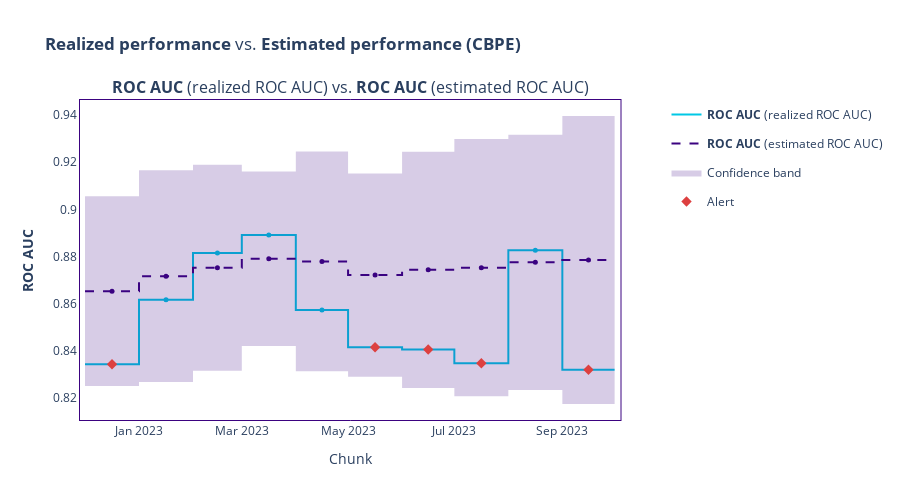

Notebook cell for this chart:
### Markdown cell above
### PD Model Perf-Comp

### Code cell
if is_realized_performance:
    # Calculate realized performance using targets
    pd_calculator = nml.PerformanceCalculator(
        y_pred_proba='pd_predics',
        y_pred='default_predics',
        y_true='fo_par90_flag',
        timestamp_column_name='contract_date',
        metrics=['roc_auc'],
        chunk_period='M',
        problem_type='classification_binary',
        thresholds={
        'roc_auc': pd_auc_threshold
        }
    )

    # Train calculator
    pd_calculator.fit(reference_df)
    # Estimate performance
    pd_realized_results = pd_calculator.calculate(analysis_df)
    # plot
    pd_realized_results.filter(period='analysis').compare(pd_estimated_results).plot().show(width=1)

### Figure 1 — Plotly figure (JSON) as saved in the notebook; plotly's stock layout.template omitted (floating-point values rounded to 4 significant figures)
{"data": [{"hoverinfo": "skip", "line": {"color": "#00c8e5", "shape": "hv", "width": 2}, "mode": "lines", "name": "<b>ROC AUC</b> (realized ROC AUC)", "showlegend": true, "type": "scatter", "x": ["2022-12-01T00:00:00", "2023-01-01T00:00:00", "2023-02-01T00:00:00", "2023-03-01T00:00:00", "2023-04-01T00:00:00", "2023-05-01T00:00:00", "2023-06-01T00:00:00", "2023-07-01T00:00:00", "2023-08-01T00:00:00", "2023-09-01T00:00:00", "2023-09-30T23:59:59.999999999"], "xaxis": "x", "y": [0.8344, 0.8617, 0.8815, 0.8891, 0.8573, 0.8416, 0.8406, 0.8348, 0.8827, 0.832, 0.832], "yaxis": "y"}, {"customdata": [["<b>ROC AUC</b> (realized ROC AUC)", "<b style=\"color:Colors.BLUE_SKY_CRAYOLA;line-height:60px\">Analysis</b>", "<span style=\"color:#AD0000\">⚠ <b>Drift detected</b></span>", "2022-12", "From <b>Dec-01-2022</b> to <b>Dec-31-2022</b>", 0.8344], ["<b>ROC AUC</b> (realized ROC AUC)", "<b style=\"color:Colors.BLUE_SKY_CRAYOLA;line-height:60px\">Analysis</b>", "", "2023-01", "From <b>Jan-01-2023</b> to <b>Jan-31-2023</b>", 0.8617], ["<b>ROC AUC</b> (realized ROC AUC)", "<b style=\"color:Colors.BLUE_SKY_CRAYOLA;line-height:60px\">Analysis</b>", "", "2023-02", "From <b>Feb-01-2023</b> to <b>Feb-28-2023</b>", 0.8815], ["<b>ROC AUC</b> (realized ROC AUC)", "<b style=\"color:Colors.BLUE_SKY_CRAYOLA;line-height:60px\">Analysis</b>", "", "2023-03", "From <b>Mar-01-2023</b> to <b>Mar-31-2023</b>", 0.8891], ["<b>ROC AUC</b> (realized ROC AUC)", "<b style=\"color:Colors.BLUE_SKY_CRAYOLA;line-height:60px\">Analysis</b>", "", "2023-04", "From <b>Apr-01-2023</b> to <b>Apr-30-2023</b>", 0.8573], ["<b>ROC AUC</b> (realized ROC AUC)", "<b style=\"color:Colors.BLUE_SKY_CRAYOLA;line-height:60px\">Analysis</b>", "<span style=\"color:#AD0000\">⚠ <b>Drift detected</b></span>", "2023-05", "From <b>May-01-2023</b> to <b>May-31-2023</b>", 0.8416], ["<b>ROC AUC</b> (realized ROC AUC)", "<b style=\"color:Colors.BLUE_SKY_CRAYOLA;line-height:60px\">Analysis</b>", "<span style=\"color:#AD0000\">⚠ <b>Drift detected</b></span>", "2023-06", "From <b>Jun-01-2023</b> to <b>Jun-30-2023</b>", 0.8406], ["<b>ROC AUC</b> (realized ROC AUC)", "<b style=\"color:Colors.BLUE_SKY_CRAYOLA;line-height:60px\">Analysis</b>", "<span style=\"color:#AD0000\">⚠ <b>Drift detected</b></span>", "2023-07", "From <b>Jul-01-2023</b> to <b>Jul-31-2023</b>", 0.8348], ["<b>ROC AUC</b> (realized ROC AUC)", "<b style=\"color:Colors.BLUE_SKY_CRAYOLA;line-height:60px\">Analysis</b>", "", "2023-08", "From <b>Aug-01-2023</b> to <b>Aug-31-2023</b>", 0.8827], ["<b>ROC AUC</b> (realized ROC AUC)", "<b style=\"color:Colors.BLUE_SKY_CRAYOLA;line-height:60px\">Analysis</b>", "<span style=\"color:#AD0000\">⚠ <b>Drift detected</b></span>", "2023-09", "From <b>Sep-01-2023</b> to <b>Sep-30-2023</b>", 0.832]], "hovertemplate": "%{customdata[1]} &nbsp; &nbsp; %{customdata[2]} <br />Chunk: <b>%{customdata[3]}</b> &nbsp; &nbsp; %{customdata[4]} <br />%{customdata[0]}: <b>%{customdata[5]}</b><br /><extra></extra>", "marker": {"color": "#00c8e5", "size": 5, "symbol": "circle"}, "mode": "markers", "name": "<b>ROC AUC</b> (realized ROC AUC)", "showlegend": false, "type": "scatter", "x": ["2022-12-16T12:00:00", "2023-01-16T12:00:00", "2023-02-15T00:00:00", "2023-03-16T12:00:00", "2023-04-16T00:00:00", "2023-05-16T12:00:00", "2023-06-16T00:00:00", "2023-07-16T12:00:00", "2023-08-16T12:00:00", "2023-09-15T23:59:59.999999999"], "xaxis": "x", "y": [0.8344, 0.8617, 0.8815, 0.8891, 0.8573, 0.8416, 0.8406, 0.8348, 0.8827, 0.832, 0.832], "yaxis": "y"}, {"hoverinfo": "skip", "line": {"color": "#3b0280", "dash": "dash", "shape": "hv", "width": 2}, "mode": "lines", "name": "<b>ROC AUC</b> (estimated ROC AUC)", "showlegend": true, "type": "scatter", "x": ["2022-12-01T00:00:00", "2023-01-01T00:00:00", "2023-02-01T00:00:00", "2023-03-01T00:00:00", "2023-04-01T00:00:00", "2023-05-01T00:00:00", "2023-06-01T00:00:00", "2023-07-01T00:00:00", "2023-08-01T00:00:00", "2023-09-01T00:00:00", "2023-09-30T23:59:59.999999999"], "xaxis": "x", "y": [0.8653, 0.8717, 0.8753, 0.879, 0.8779, 0.8721, 0.8744, 0.8753, 0.8776, 0.8785, 0.8785], "yaxis": "y"}, {"customdata": [["<b>ROC AUC</b>", "<b style=\"color:Colors.INDIGO_PERSIAN;line-height:60px\">Analysis</b>", "", "2022-12", "From <b>Dec-01-2022</b> to <b>Dec-31-2022</b>", 0.8653], ["<b>ROC AUC</b>", "<b style=\"color:Colors.INDIGO_PERSIAN;line-height:60px\">Analysis</b>", "", "2023-01", "From <b>Jan-01-2023</b> to <b>Jan-31-2023</b>", 0.8717], ["<b>ROC AUC</b>", "<b style=\"color:Colors.INDIGO_PERSIAN;line-height:60px\">Analysis</b>", "", "2023-02", "From <b>Feb-01-2023</b> to <b>Feb-28-2023</b>", 0.8753], ["<b>ROC AUC</b>", "<b style=\"color:Colors.INDIGO_PERSIAN;line-height:60px\">Analysis</b>", "", "2023-03", "From <b>Mar-01-2023</b> to <b>Mar-31-2023</b>", 0.879], ["<b>ROC AUC</b>", "<b style=\"color:Colors.INDIGO_PERSIAN;line-height:60px\">Analysis</b>", "", "2023-04", "From <b>Apr-01-2023</b> to <b>Apr-30-2023</b>", 0.8779], ["<b>ROC AUC</b>", "<b style=\"color:Colors.INDIGO_PERSIAN;line-height:60px\">Analysis</b>", "", "2023-05", "From <b>May-01-2023</b> to <b>May-31-2023</b>", 0.8721], ["<b>ROC AUC</b>", "<b style=\"color:Colors.INDIGO_PERSIAN;line-height:60px\">Analysis</b>", "", "2023-06", "From <b>Jun-01-2023</b> to <b>Jun-30-2023</b>", 0.8744], ["<b>ROC AUC</b>", "<b style=\"color:Colors.INDIGO_PERSIAN;line-height:60px\">Analysis</b>", "", "2023-07", "From <b>Jul-01-2023</b> to <b>Jul-31-2023</b>", 0.8753], ["<b>ROC AUC</b>", "<b style=\"color:Colors.INDIGO_PERSIAN;line-height:60px\">Analysis</b>", "", "2023-08", "From <b>Aug-01-2023</b> to <b>Aug-31-2023</b>", 0.8776], ["<b>ROC AUC</b>", "<b style=\"color:Colors.INDIGO_PERSIAN;line-height:60px\">Analysis</b>", "", "2023-09", "From <b>Sep-01-2023</b> to <b>Sep-30-2023</b>", 0.8785]], "hovertemplate": "%{customdata[1]} &nbsp; &nbsp; %{customdata[2]} <br />Chunk: <b>%{customdata[3]}</b> &nbsp; &nbsp; %{customdata[4]} <br />%{customdata[0]}: <b>%{customdata[5]}</b><br /><extra></extra>", "line": {"dash": "dash"}, "marker": {"color": "#3b0280", "size": 5, "symbol": "circle"}, "mode": "markers", "name": "<b>ROC AUC</b> (estimated ROC AUC)", "showlegend": false, "type": "scatter", "x": ["2022-12-16T12:00:00", "2023-01-16T12:00:00", "2023-02-15T00:00:00", "2023-03-16T12:00:00", "2023-04-16T00:00:00", "2023-05-16T12:00:00", "2023-06-16T00:00:00", "2023-07-16T12:00:00", "2023-08-16T12:00:00", "2023-09-15T23:59:59.999999999"], "xaxis": "x", "y": [0.8653, 0.8717, 0.8753, 0.879, 0.8779, 0.8721, 0.8744, 0.8753, 0.8776, 0.8785, 0.8785], "yaxis": "y"}, {"connectgaps": true, "hoverinfo": "skip", "line": {"color": "rgba(0,0,0,0)", "dash": "dash", "shape": "hv"}, "mode": "lines", "name": "Confidence band", "showlegend": false, "type": "scatter", "x": ["2022-12-01T00:00:00", "2023-01-01T00:00:00", "2023-02-01T00:00:00", "2023-03-01T00:00:00", "2023-04-01T00:00:00", "2023-05-01T00:00:00", "2023-06-01T00:00:00", "2023-07-01T00:00:00", "2023-08-01T00:00:00", "2023-09-01T00:00:00", "2023-09-30T23:59:59.999999999"], "xaxis": "x", "y": [0.9055, 0.9166, 0.9189, 0.916, 0.9245, 0.9152, 0.9244, 0.9298, 0.9317, 0.9396, 0.9396], "yaxis": "y"}, {"connectgaps": true, "fill": "tonexty", "fillcolor": "rgba(0.23137254901960785, 0.00784313725490196, 0.5019607843137255, 0.2)", "hoverinfo": "skip", "line": {"color": "rgba(0,0,0,0)", "dash": "dash", "shape": "hv"}, "mode": "lines", "name": "Confidence band", "showlegend": true, "type": "scatter", "x": ["2022-12-01T00:00:00", "2023-01-01T00:00:00", "2023-02-01T00:00:00", "2023-03-01T00:00:00", "2023-04-01T00:00:00", "2023-05-01T00:00:00", "2023-06-01T00:00:00", "2023-07-01T00:00:00", "2023-08-01T00:00:00", "2023-09-01T00:00:00", "2023-09-30T23:59:59.999999999"], "xaxis": "x", "y": [0.8251, 0.8268, 0.8316, 0.842, 0.8314, 0.8291, 0.8243, 0.8207, 0.8235, 0.8175, 0.8175], "yaxis": "y"}, {"hoverinfo": "skip", "legendgroup": "alert", "marker": {"color": "#DD4040", "size": 8, "symbol": "diamond"}, "mode": "markers", "name": "Alert", "showlegend": true, "type": "scatter", "x": ["2022-12-16T12:00:00", "2023-05-16T12:00:00", "2023-06-16T00:00:00", "2023-07-16T12:00:00", "2023-09-15T23:59:59.999999999"], "xaxis": "x", "y": [0.8344, 0.8416, 0.8406, 0.8348, 0.832], "yaxis": "y"}, {"hoverinfo": "skip", "legendgroup": "alert", "marker": {"color": "#DD4040", "size": 8, "symbol": "diamond"}, "mode": "markers", "name": "Alert", "showlegend": false, "type": "scatter", "x": [], "xaxis": "x", "y": [], "yaxis": "y"}], "layout": {"annotations": [{"font": {"size": 16}, "showarrow": false, "text": "<b>ROC AUC</b> (realized ROC AUC) vs. <b>ROC AUC</b> (estimated ROC AUC)", "x": 0.47, "xanchor": "center", "xref": "paper", "y": 1, "yanchor": "bottom", "yref": "paper"}], "height": 500, "hoverlabel": {"bgcolor": "white", "font": {"size": 14}}, "legend": {"itemclick": false, "itemdoubleclick": false, "traceorder": "grouped"}, "paper_bgcolor": "rgba(255,255,255,1)", "plot_bgcolor": "rgba(255,255,255,1)", "title": {"text": "<b>Realized performance</b> vs. <b>Estimated performance (CBPE)</b>"}, "xaxis": {"anchor": "y", "domain": [0, 0.94], "linecolor": "#3b0280", "matches": "x", "mirror": true, "showgrid": false, "title": {"text": "Chunk"}, "zeroline": false}, "yaxis": {"anchor": "x", "domain": [0, 1], "linecolor": "#3b0280", "mirror": true, "showgrid": false, "title": {"text": "<b>ROC AUC</b>"}, "zeroline": false}, "yaxis2": {"anchor": "x", "linecolor": "#3b0280", "mirror": true, "overlaying": "y", "showgrid": false, "side": "right", "title": {"text": "Comparison"}, "zeroline": false}}}
